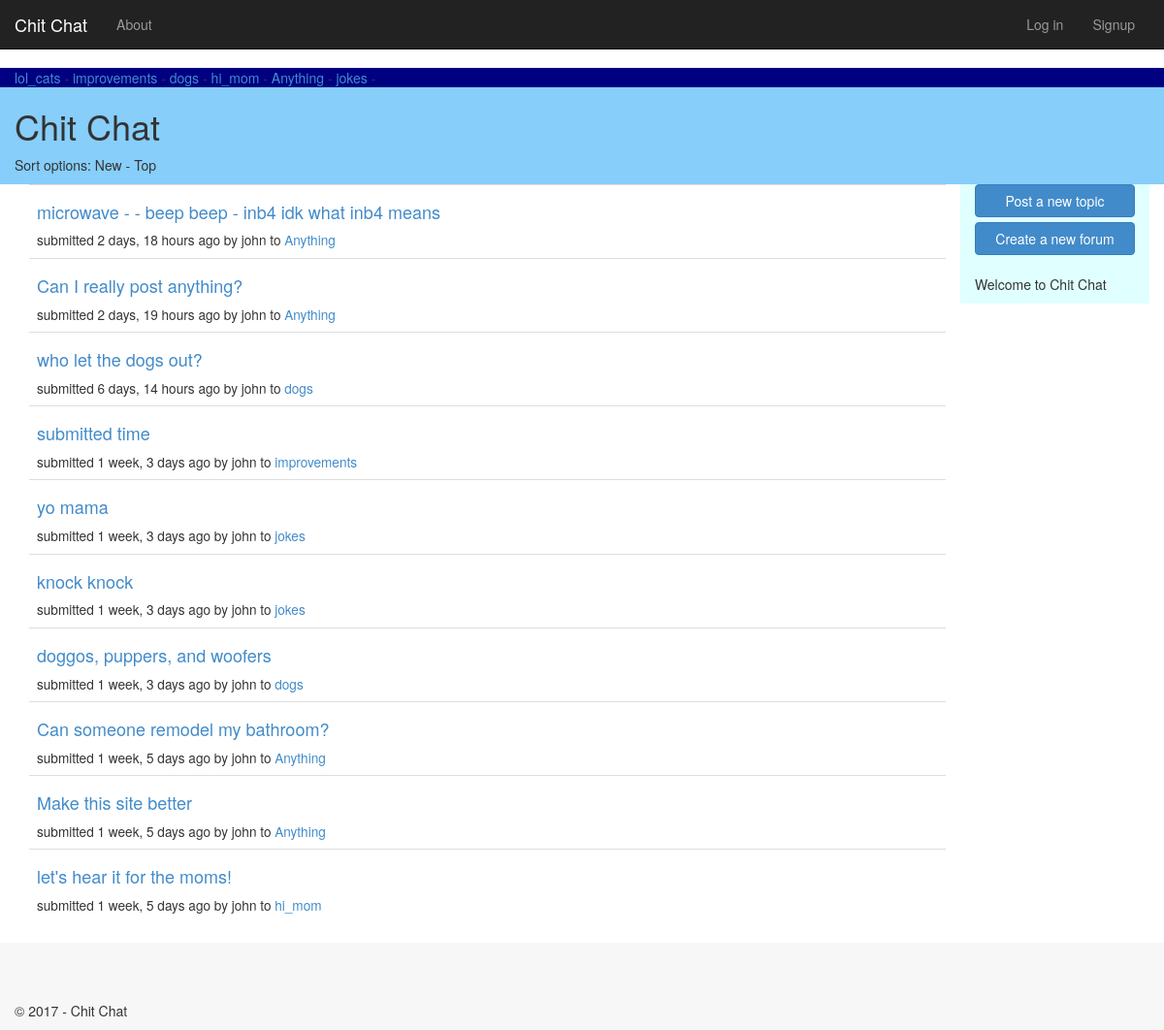
The app's page /, older data.
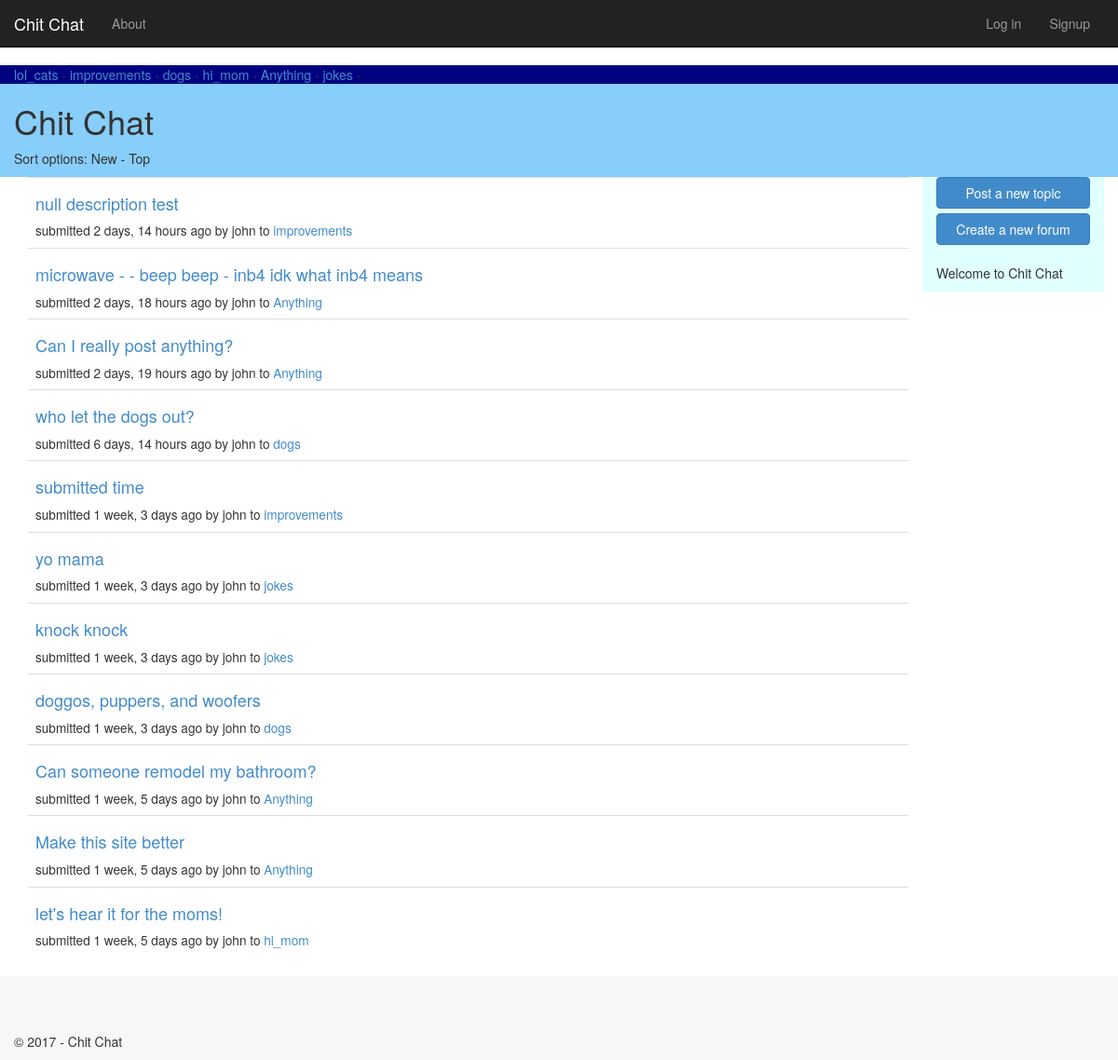
The same page, newer data.
### forum/models.py (models this page shows, shortened)
class Forum(models.Model):
    slug = models.SlugField(unique=True, max_length=60)
    description = models.TextField(blank=True, default='')
    updated = models.DateTimeField(auto_now=True)
    created = models.DateTimeField(auto_now=True)
    creator = models.ForeignKey(User, blank=True, null=True)

class Topic(models.Model):
    title = models.CharField(max_length=60)
    description = models.TextField(max_length=10000, blank=True)
    forum = models.ForeignKey(Forum)
    created = models.DateTimeField(auto_now=True)
    creator = models.ForeignKey(User, blank=True, null=True)
    updated = models.DateTimeField(auto_now=True)
    closed = models.BooleanField(blank=True, default=False)

### forum/views.py (the view)
class ForumListView(ListView):
    model = Forum
    def get_context_data(self, **kwargs):
        context = super(ForumListView, self).get_context_data(**kwargs)
        context['title'] = 'Forums'
        context['year'] = datetime.now().year
        context['topics'] = Topic.objects.all().order_by("-created")
        return context

### forum/templates/forum/index.html
{% extends "app/layout.html" %}
{% block content %}
<div id="header-forums" class="container">
    {% if latest_forum_list %}
    <span class="align-middle">
        {% for forum in latest_forum_list %}
        <a href="{% url 'forum:forum-detail' slug=forum.slug %}">{{forum.slug}}</a> -
        {% endfor %}
    </span>
    {% else %}
    <p>No forums available.</p>
    {% endif %}
</div>
<div id="header-bottom" class="container">
    <h1>Chit Chat</h1><p>Sort options: New - Top</p>
</div>
<div class="container">
    <div class="col-xs-12 col-sm-10" id="topic-table">
        {% if topics %}
        <table class="table table-hover">
            <tbody>
                {% for topic in topics %}
                <tr>
                    <td>
                        <h4><a href="{% url 'forum:topic-detail' topic.id %}">{{topic.title}}</a></h4>
                        <small>
                            submitted {{ topic.created|timesince }} ago by {{ topic.creator.get_username }} to
                            <a href="{% url 'forum:forum-detail' slug=topic.forum.slug %}">{{topic.forum.slug}}</a>
                        </small>
                    </td>
                </tr>
                {% endfor %}
            </tbody>
        </table>
        {% else %}
        <p>No topics available.</p>
        {% endif %}
    </div>
    <div class="col-xs-12 col-sm-2" id="sidebar-main">
        <a href="" class="btn btn-primary btn-block" role="button">Post a new topic</a>
        <a href="{% url 'forum:new-forum' %}" class="btn btn-primary btn-block" role="button">Create a new forum</a>
        <br />
        <p>Welcome to Chit Chat</p>
    </div>
</div>
{% endblock %}

### app/templates/app/layout.html (shortened to what this page needs)
﻿<!DOCTYPE html>
<html>
<head>
    {% load staticfiles %}
    <link rel="stylesheet" type="text/css" href="{% static 'app/content/bootstrap.min.css' %}" />
    <link rel="stylesheet" type="text/css" href="{% static 'app/content/site.css' %}" />
</head>
<body>
    <div class="navbar navbar-inverse navbar-fixed-top">
        <div class="container">
            <div class="navbar-header">
                <a href="/" class="navbar-brand">Chit Chat</a>
            </div>
            <div class="navbar-collapse collapse">
                <ul class="nav navbar-nav">
                    <li><a href="{% url 'about' %}">About</a></li>
                </ul>
                {% include 'app/loginpartial.html' %}
            </div>
        </div>
    </div>
{% block content %}{% endblock %}
<footer class="footer">
    <div class="container" id="footer">
        <p>&copy; {{ year }} - Chit Chat</p>
    </div>
</footer>
</body>
</html>

### app/templates/app/loginpartial.html
{% if user.is_authenticated %}
<form id="logoutForm" action="/logout" method="post" class="navbar-right">
    {% csrf_token %}
    <ul class="nav navbar-nav navbar-right">
        <li><span class="navbar-brand">Hello {{ user.username }}!</span></li>
        <li><a href="javascript:document.getElementById('logoutForm').submit()">Log off</a></li>
    </ul>
</form>
{% else %}
<ul class="nav navbar-nav navbar-right">
    <li><a href="{% url 'login' %}">Log in</a></li>
    <li><a href="{% url 'signup' %}">Signup</a></li>
</ul>
{% endif %}

### app/static/app/content/site.css (style rules this page uses)
body { padding-top: 50px; }
#sidebar-main { background-color: #E0FFFF; }
.container { max-width: none; }
#header-bottom { background-color: #87CEFA; }
#header-forums { background-color: navy; }
.footer { background-color: #f7f7f7; padding-top: 60px; }

Row changes from the older to the newer data that the page shows:
added Topic: title "null description test", created "2 days, 14 hours", creator.get_username "john", forum.slug "improvements"
